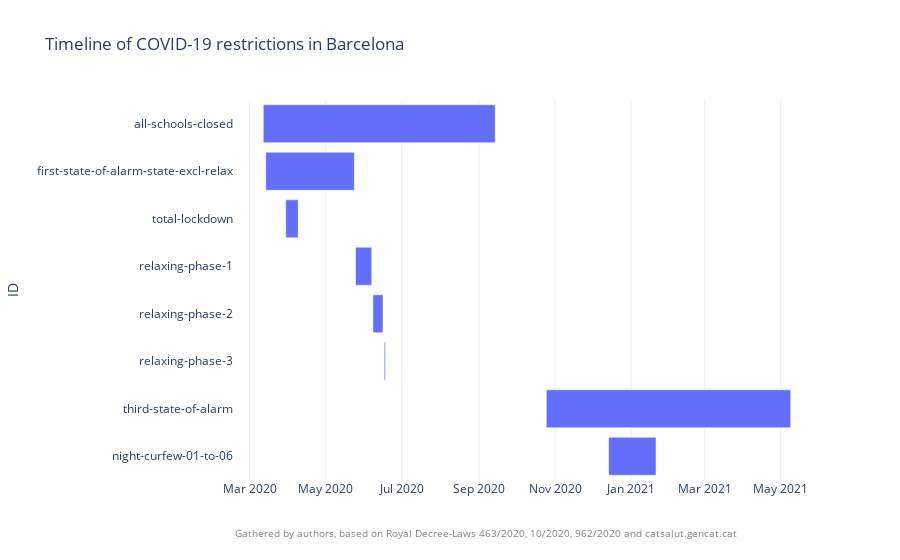

Source (notebook cell):
### Markdown cell above
In order to visualize when the rules were in place we plotted the following graph:

### Code cell
rules = pd.read_csv('covid-19-rules-dates.csv')
fig = px.timeline(rules, x_start="Start", x_end="End", y="ID",
                  title='Timeline of COVID-19 restrictions in Barcelona')
fig.update_yaxes(autorange="reversed")

note = 'Gathered by authors, based on Royal Decree-Laws 463/2020, 10/2020, 962/2020 and catsalut.gencat.cat'
fig.add_annotation(
    text=note,
    showarrow=False,
    x=0,
    y=-0.15,
    xref='paper',
    yref='paper',
    xanchor='left',
    yanchor='bottom',
    xshift=-1,
    yshift=-5,
    font=dict(size=10, color="grey"),
    align="left"
)

fig.show()
fig.write_html("output.html", full_html=False, include_plotlyjs='cdn')

### Figure 1 — Plotly figure (JSON) as saved in the notebook; plotly's stock layout.template omitted (floating-point values rounded to 4 significant figures)
{"data": [{"alignmentgroup": "True", "base": ["2020-03-12", "2020-03-14", "2020-03-30", "2020-05-25", "2020-06-08", "2020-06-17", "2020-10-25", "2020-12-14"], "hovertemplate": "Start=%{base}<br>End=%{x}<br>ID=%{y}<extra></extra>", "legendgroup": "", "marker": {"color": "#636efa"}, "name": "", "offsetgroup": "", "orientation": "h", "showlegend": false, "textposition": "auto", "type": "bar", "x": [16070400000, 6134400000, 864000000, 1123200000, 691200000, 86400000, 16934400000, 3283200000], "xaxis": "x", "y": ["all-schools-closed", "first-state-of-alarm-state-excl-relax", "total-lockdown", "relaxing-phase-1", "relaxing-phase-2", "relaxing-phase-3", "third-state-of-alarm", "night-curfew-01-to-06"], "yaxis": "y"}], "layout": {"annotations": [{"align": "left", "font": {"color": "grey", "size": 10}, "showarrow": false, "text": "Gathered by authors, based on Royal Decree-Laws 463/2020, 10/2020, 962/2020 and catsalut.gencat.cat", "x": 0, "xanchor": "left", "xref": "paper", "xshift": -1, "y": -0.15, "yanchor": "bottom", "yref": "paper", "yshift": -5}], "barmode": "overlay", "legend": {"tracegroupgap": 0}, "title": {"text": "Timeline of COVID-19 restrictions in Barcelona"}, "xaxis": {"anchor": "y", "domain": [0, 1], "type": "date"}, "yaxis": {"anchor": "x", "autorange": "reversed", "domain": [0, 1], "title": {"text": "ID"}}}}
